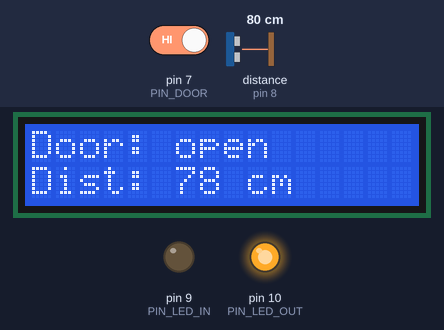
This sketch was run on a simulated Arduino Uno, built with avr-gcc and run on an emulated ATmega328P. On the bench: 16×2 character LCD, output pins drawn as LEDs (lit = HIGH). Wiring (inferred from the names in the program): ultrasonic range finder: trigger pin 13; echo pin 8. The inputs (shaded band) are chosen by the test bench; at power-on: distance to the obstacle (sensor on pin 8) 80 cm, pin 7 (PIN_DOOR) HIGH. The echo pulse lasts 58.3 µs per cm; pins used as bus, display or sensor lines are not drawn.

Above: at 1.2 s.
1.3 s: distance to the obstacle (sensor on pin 8) set to 56 cm
At 11.6 s:
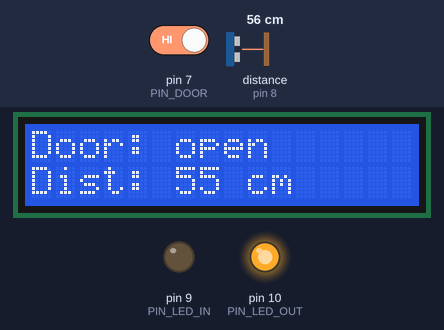
12.5 s: distance to the obstacle (sensor on pin 8) set to 48 cm
At 22.7 s:
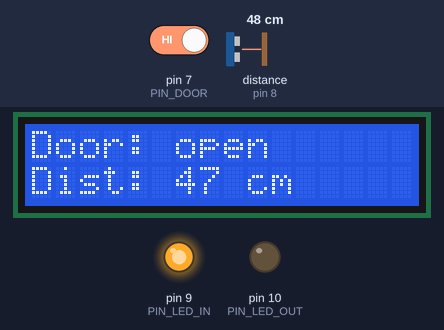
23.5 s: pin 7 (PIN_DOOR) driven LOW
At 33.8 s:
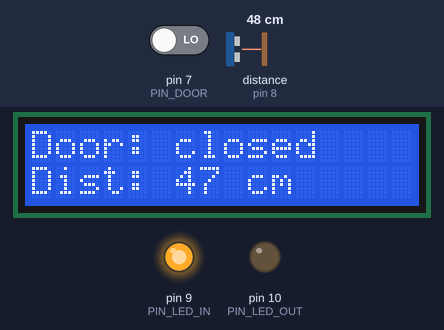
35.6 s: distance to the obstacle (sensor on pin 8) set to 2 cm
At 36.9 s:
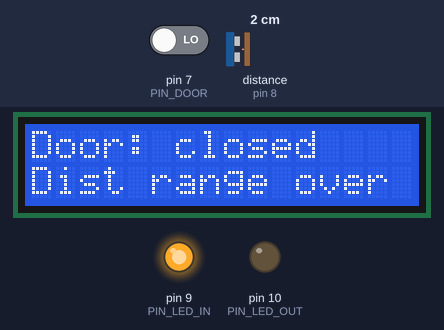
43.8 s: pin 7 (PIN_DOOR) driven HIGH
At 45.0 s:
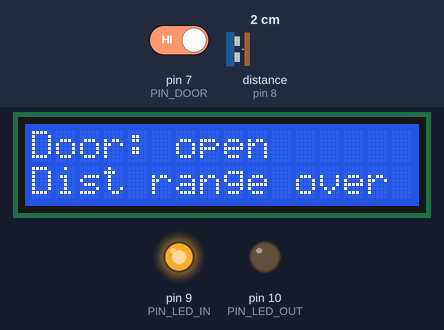
Timing chart, 0 to 46.8 s (numbered marks = the images above; inputs shaded):
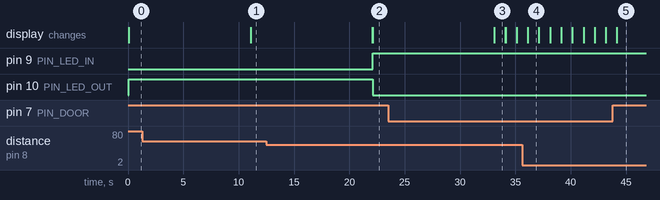

The sketch:

arduino_toilet_checker_1st_release.ino
```cpp
#include <LiquidCrystal.h>
LiquidCrystal lcd(12,11,5,4,3,2);

const int PIN_DOOR = 7;
const int PIN_TRIG = 13;
const int PIN_ECHO = 8;
const int PIN_LED_IN = 9;
const int PIN_LED_OUT = 10;

int door_state;
int cnt = 0;

void setup() {
  Serial.begin(9600);
  pinMode(PIN_DOOR, INPUT_PULLUP);
  pinMode(PIN_TRIG, OUTPUT);
  pinMode(PIN_ECHO, INPUT);
  pinMode(PIN_LED_IN, OUTPUT);
  pinMode(PIN_LED_OUT, OUTPUT);

  lcd.begin(16, 2);
  lcd.display();
}

void loop() {
  lcd.clear();

  door_state = digitalRead(PIN_DOOR);
  lcd.setCursor(0,0);
  if (door_state == HIGH) {
    lcd.print("Door: open");
  } else {
    lcd.print("Door: closed");
  }


  lcd.setCursor(0,1);
  long duration, distance;
  digitalWrite(PIN_TRIG, LOW);
  delayMicroseconds(2);
  digitalWrite(PIN_TRIG, HIGH);
  delayMicroseconds(10);
  digitalWrite(PIN_TRIG, LOW);
  duration = pulseIn(PIN_ECHO, HIGH);

  distance = duration * 17 / 1000;

  if (distance >= 400 || distance <= 2) {
    lcd.print("Dist range over");
  } else {
    lcd.print("Dist: ");
    lcd.setCursor(6,1);
    lcd.print(distance);
    if (distance < 10) {
      lcd.setCursor(8,1);
    } else if (distance < 100) {
      lcd.setCursor(9,1);
    } else {
      lcd.setCursor(10,1);
    }
    lcd.print("cm");
  }

  if (door_state == HIGH) {
    if (distance < 50) {
      digitalWrite(PIN_LED_IN, HIGH);
      digitalWrite(PIN_LED_OUT, LOW);
      delay(10000);
    } else {
      digitalWrite(PIN_LED_IN, LOW);
      digitalWrite(PIN_LED_OUT, HIGH);
      delay(10000);
    }
  }

  delay(1000);
}
```

Measured:
- the behaviour switches between 51 and 50 cm on distance to the obstacle (sensor on pin 8) (found by bisection; images 1 and 2)
- after the input at 1.3 s, the display: first differs from a run without the input after 9.8 s (image 1)
- after the input at 12.5 s, pin 9 (PIN_LED_IN): LOW → HIGH after 9.6 s; pin 10 (PIN_LED_OUT): HIGH → LOW after 9.6 s; the display: first differs from a run without the input after 9.6 s (image 2)
- after the input at 23.5 s, the display: first changes after 9.6 s (image 3 shows a later state)
- after the input at 35.6 s, the display: first differs from a run without the input after 0.53 s (image 4)
- after the input at 43.8 s, the display: first changes after 0.38 s (image 5 shows a later state)
- what the display in image 3 shows lasts 1.0 s, from 33.1 s to 34.1 s
